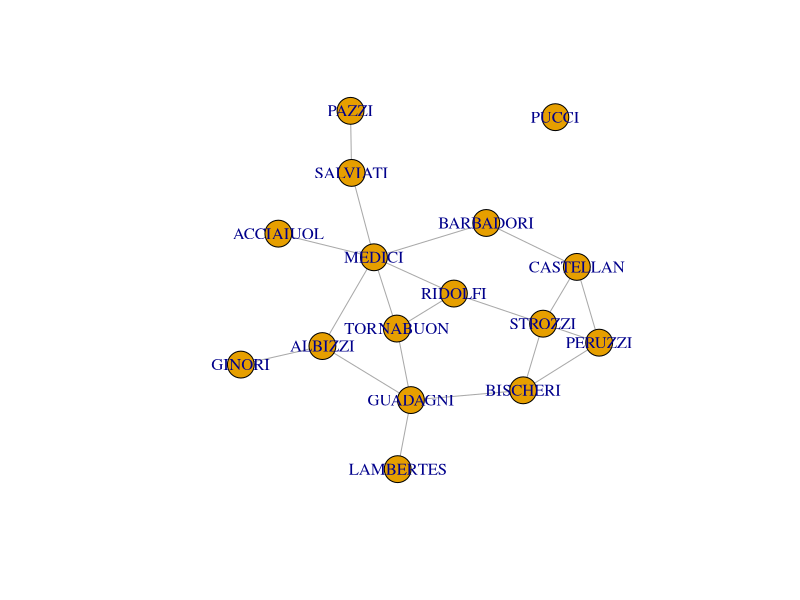
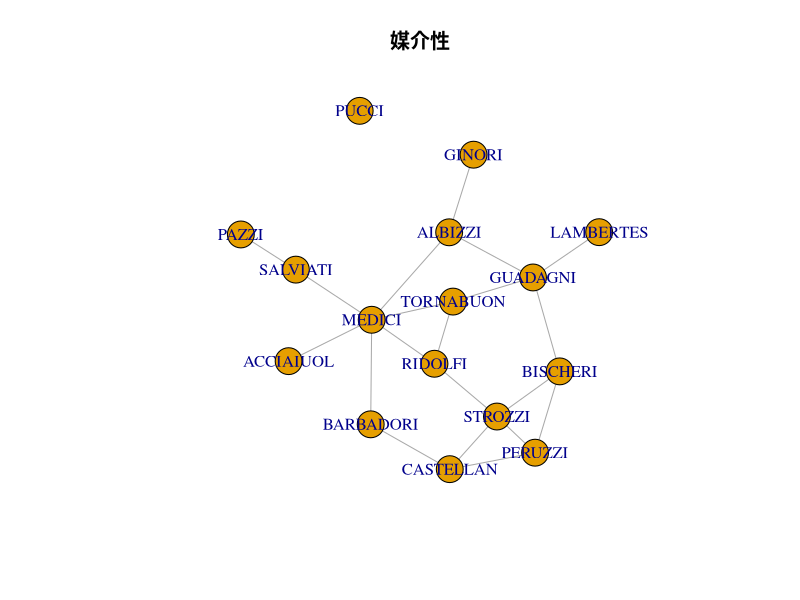

Here is the R script that generated these plots, in order:
florence <- read.csv("florentine.csv")
Nodelist <- names(florence )[-1]
#florence <- as.matrix(florence)[,-1]
# rowSums(florence)
Matrix <- data.matrix(florence)[,-1]

# data flameではないことに注意
# library のインストール
library("igraph")

g <- graph.adjacency(Matrix,mode = "undirected",diag = FALSE)
plot(g)

luness <-closeness(g) #
summary(luness)

# 媒介の中心性
luness1 <- betweenness(g)
plot(g, vertex.siz= betweenness(g), main = "媒介性")